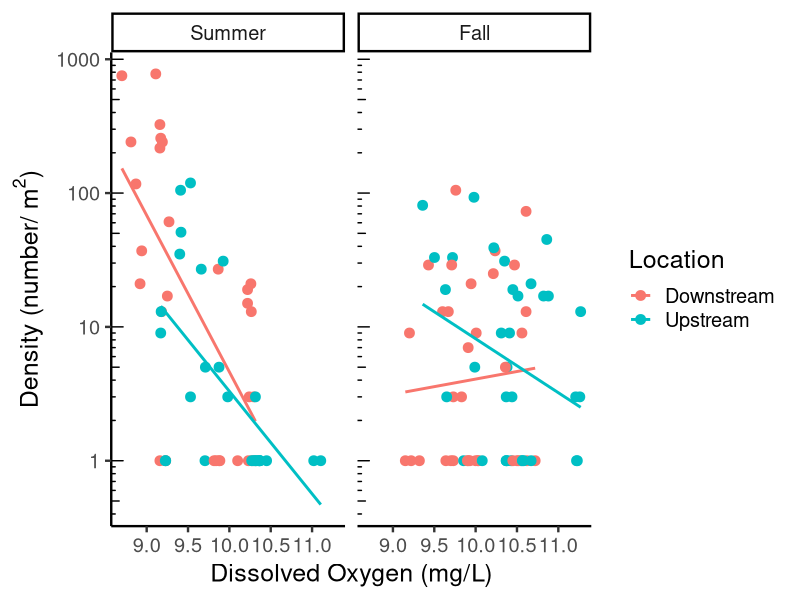
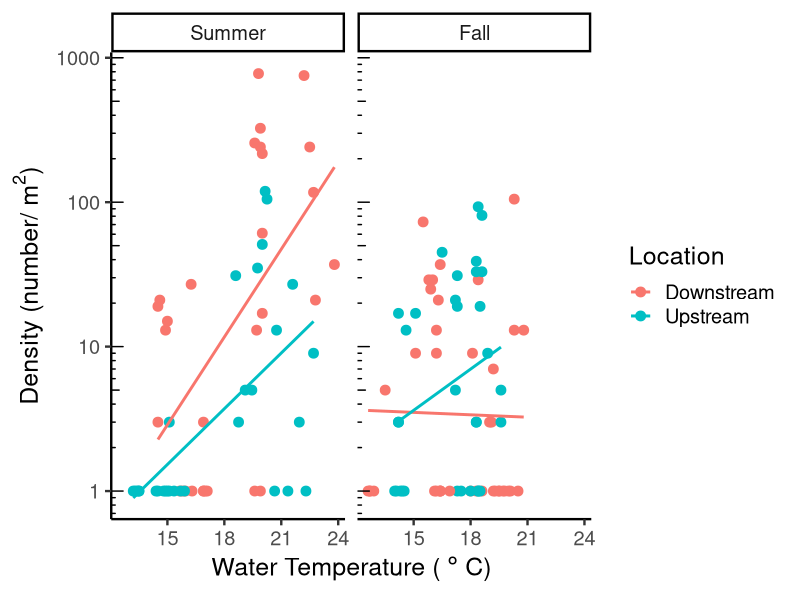
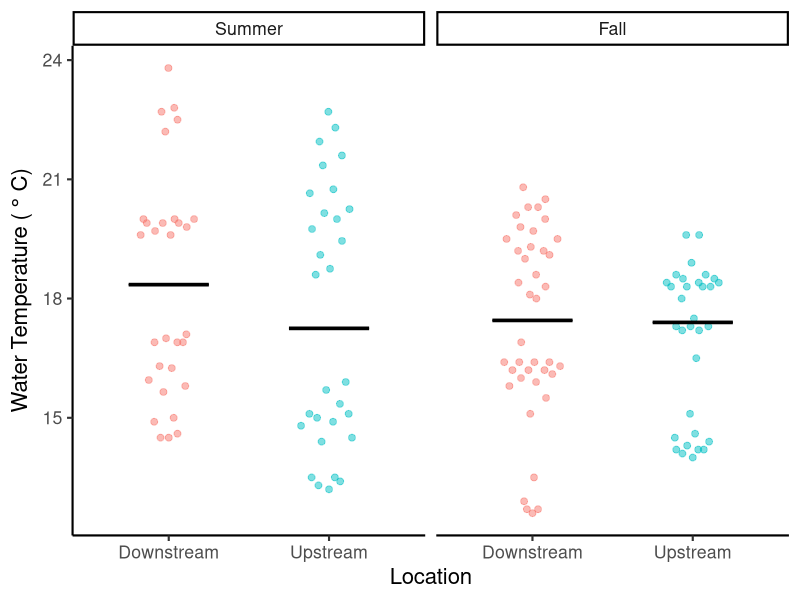
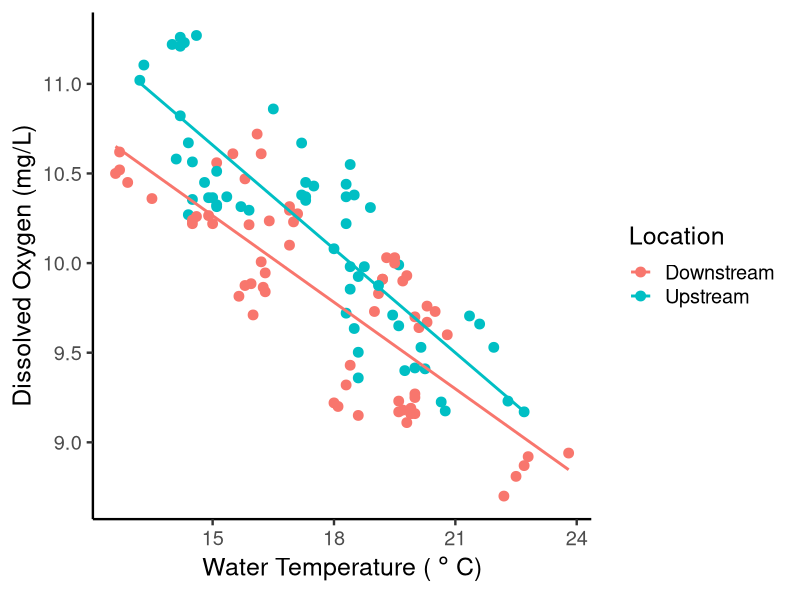

Here is the R script that generated these plots, in order:
## ---- chunk 1
#| label: setup
#| message: false
#| warning: false

library(tidyverse) ## for readr, dplyr, ggplot2
#library(vegan) ## for calculating diversity measures (you can remove this if you are not calculating diversity measures)
library(ggbeeswarm) ## for jittering points (you can remove this is you did not use a dotplotv)
library(flextable) ## for making formatted tables that can be pasted into Word or Google Docs

## ---- chunk 2
#| label: import data

env <- read_csv("data/env.csv",
                 col_types = cols(date = col_date(format = "%Y-%m-%d"),
                  
                  location = col_factor(levels = c(
                    "Downstream","Upstream")), 
                  
                  season = col_factor(levels = c("Summer","Fall")), 
                  
                  year = col_factor()
                 )) 

macros <- read_csv("data/macros.csv",
                 col_types = cols(date = col_date(format = "%Y-%m-%d"),
                  
                  location = col_factor(levels = c(
                    "Downstream","Upstream")), 
                  
                  season = col_factor(levels = c("Summer","Fall")), 
                  
                  year = col_factor()
                 )) 


master.taxa <- read_csv("data/master.taxa.csv",
                        show_col_types = FALSE) %>% 
  distinct()


## ---- chunk 3
#| label: data wrangling
#| message: false
#| warning: false

#calculate limpet density for each sampleID
limpet.density <- macros %>% 
  
  #join taxa info
  left_join(., master.taxa) %>%
  
  # Summarize for each sampleID and each family 
  # change group_by function to remove or add grouping variables as needed 
  # if you want a specific group of organisms, add that column name into 
  # the list of grouping variables (family, organism_aggr, FFG, etc)
  # then filter for the organism or group you want
  group_by(sampleID, family) %>% 
  dplyr::summarise (density = sum(invDens, na.rm = TRUE)) %>% 

  #fill in group combos where there were none present with zeros
  ungroup() %>% 
  complete(sampleID, family,
           fill = list(density = 0)) %>% 
  
  #filter for limpets
  filter(family == "Ancylidae")

#get sample info
sample.info <- macros %>%
  select(date, sampleID, season, year, location, benthicArea) %>% 
  distinct()

#add sample info back to density data
limpet.density <- left_join(limpet.density, sample.info)


#select desired variables from env
env2 <- env %>% 
  select(date, sampleID, season, year, location, 
         pH, DO, wTemp, light, flow, turb, cond, 
         mon.precip, mon.ADD, max.discharge) 

#add env variables to density data
limpet.df <- left_join(limpet.density, env2) %>% 
  filter(year != "2018")



## ---- chunk 4
#| label: sample table
#| tbl-cap: Unformatted Summary Table
#| message: false
#| warning: false

table.sum <- limpet.df %>%  #put the name of your wrangled data here
  
  #summarize by date, season, & location (to get number of microhabs and area sampled per date)
  group_by(date, season, location) %>% 
  summarize(
    area = sum(benthicArea),
    samples = n()
  ) %>% 
  
  #summarize by season & location 
  group_by(season, location) %>% 
  summarize(
    dates = str_c(date, collapse = ", "),
    samples = sum(samples),
    area = sum(area),
  )  


table.sum


## ---- chunk 5
#| label: formatted sample table
#| tbl-cap: Summary Table
#| include: true


#To get a formatted table, make sure that the {flextable} package is loaded
#Use additional code to create the summary table called "table.sum"
#If you want to format the table yourself, then don't use this code

#see https://davidgohel.github.io/flextable/ for more information and formatting options


#create the formatted table
ft <- flextable(table.sum)

#create header labels
ft <- set_header_labels(ft,
                        season = "Season",
                        location = "Location",
                        dates = "Dates",
                        samples = "# of Samples",
                        area = "Total Area Sampled (m^2)"
                        )

#format superscript
ft <- compose( 
  ft, j = "area", part="header",
  value = as_paragraph(
    "Total Area Sampled (m", 
    as_sup("2"),
    ")"
  )
)

#bold the headings
ft <- bold(ft, part="header")

ft <- merge_v(ft, j = ~ season)

#set table properties
ft <- set_table_properties(ft, layout = "autofit", width = 1)


#add lines between year x season
ft <- theme_vanilla(ft) %>% 
  fontsize(size = 10)

#center columns
ft <- align(ft, align = "center", part = "all" )

ft <- fix_border_issues(ft)

#print the table
#right click on the table, choose select all, 
#choose copy, then paste in your document
#finish formatting as needed in your document
ft

## ---- chunk 6
#| label: weather table
#| tbl-cap: Unformatted Weather Table
#| message: false
#| warning: false

#before you run this code, make sure your dataframe has all the necessary columns
#you need season, year, location, mon.ADD, mon.precip

weather.sum <- limpet.df %>%  #put the name of your wrangled data here
    group_by(season, year) %>% 
  summarize(
    mon.ADD = round(mean(mon.ADD, na.rm=TRUE), digits=0),
    mon.precip = round(mean(mon.precip, na.rm=TRUE), digits=0)
  )  

weather.sum

## ---- chunk 7
#| label: formatted weather table
#| tbl-cap: Weather Table
#| include: true

#To get a formatted table, make sure that the {flextable} package is loaded
#If you want to format the table yourself, then don't use this code

#see https://davidgohel.github.io/flextable/ for more information and formatting options

#create the formatted table
ft <- flextable(weather.sum)

#create header labels
ft <- set_header_labels(ft,
                        season = "Season",
                        year = "Year",
                        mon.ADD = "Monthly Accumulated Degree Days",
                        mon.precip = "Monthly Total Precipitation (mm)"
                        )

#bold the headings
ft <- bold(ft, part="header")

ft <- merge_v(ft, j = ~ season + year)

#set table properties
ft <- set_table_properties(ft, layout = "autofit", width = 1)

#add lines between year x season
ft <- theme_vanilla(ft) %>% 
  fontsize(size = 10)

#center columns
ft <- align(ft, align = "center", part = "all" )

ft <- fix_border_issues(ft)

#print the table
#right click on the table, choose select all, 
#choose copy, then paste in your document
#finish formatting as needed in your document
ft


## ---- chunk 8
#| label: descriptive stats
#| message: false
#| warning: false

# the code below will calculate descriptive statistics for a variable of interest grouped by another variable

density.sum <- limpet.df %>% # put the name of the data frame here
  filter(!is.na(density)) %>% # remove missing values from the variable of interest
  group_by(season, location) %>% # put the name of the grouping variable(s) here
  summarize(mean = mean(density), # put the name of the variable you want to summarize in this & following blanks
            median = median(density), 
            SD = sd(density), 
            IQR = IQR(density), 
            min = min(density),
            max = max(density),
            N = n())

density.sum


DO.sum <- limpet.df %>% # put the name of the data frame here
  filter(!is.na(DO)) %>% # remove missing values from the variable of interest
  group_by(season, location) %>% # put the name of the grouping variable(s) here
  summarize(mean = mean(DO), # put the name of the variable you want to summarize in this & following blanks
            median = median(DO), 
            SD = sd(DO), 
            IQR = IQR(DO), 
            min = min(DO),
            max = max(DO),
            N = n())
DO.sum


wTemp.sum <- limpet.df %>% # put the name of the data frame here
  filter(!is.na(wTemp)) %>% # remove missing values from the variable of interest
  group_by(season, location) %>% # put the name of the grouping variable(s) here
  summarize(mean = mean(wTemp), # put the name of the variable you want to summarize in this & following blanks
            median = median(wTemp), 
            SD = sd(wTemp), 
            IQR = IQR(wTemp), 
            min = min(wTemp),
            max = max(wTemp),
            N = n())
wTemp.sum

## ---- chunk 9
#| label: limpet density vs DO graph
#| message: false


# this code will make a scatter plot with each graphed on a log-scale axis

limpet.df %>% 
  filter(!is.na(DO)) %>% 

ggplot(
  data = ., 
  aes(x = DO, y = density+1, color = location)) + 
  geom_point(size = 3) +                   #play with the point attributes as needed
  geom_smooth(method = "lm", se = FALSE) + #adds line of best fit
  ylab(bquote("Density (number/"~m^2*")")) +
  xlab("Dissolved Oxygen (mg/L)") +
  labs(color = "Location") +
  theme_classic(base_size = 18) +
  scale_y_log10() +     #changes y-axis to log-scale
  annotation_logticks(sides = "l") + # adds log-scale tick marks 
  facet_wrap(vars(season))   

#see the resources below for some additional options to make a nice scatter plot 
# https://www.datanovia.com/en/lessons/ggplot-scatter-plot/
# https://ggplot2.tidyverse.org/index.html

## ---- chunk 10
#| label: limpet density vs wTemp graph
#| message: false


# this code will make a scatter plot with each graphed on a log-scale axis

limpet.df %>% 
  filter(!is.na(wTemp)) %>% 

ggplot(
  data = ., 
  aes(x = wTemp, y = density+1, color = location)) + 
  geom_point(size = 3) +                   #play with the point attributes as needed
  geom_smooth(method = "lm", se = FALSE) + #adds line of best fit
  ylab(bquote("Density (number/"~m^2*")")) +
  xlab("Water Temperature ("~degree~"C)") +
  labs(color = "Location") +
  theme_classic(base_size = 18) +
  scale_y_log10() +     #changes y-axis to log-scale
  annotation_logticks(sides = "l") + # adds log-scale tick marks 
  facet_wrap(vars(season))   

#see the resources below for some additional options to make a nice scatter plot 
# https://www.datanovia.com/en/lessons/ggplot-scatter-plot/
# https://ggplot2.tidyverse.org/index.html
## ---- chunk 11

#| label: wTemp vs season and location

limpet.df %>% 
  filter(!is.na(wTemp)) %>% 

ggplot(
  data = .,   
  aes(x = location, y = wTemp,   
      fill = location, color = location)) + 
  geom_quasirandom( 
    shape=21, size=2, alpha = 0.5, width=0.2, 
    dodge.width = 1,  show.legend = FALSE) + 
  stat_summary(fun = median, 
               fun.min = median, 
               fun.max = median, 
               geom = "crossbar", na.rm = TRUE,
               width = 0.5, size = 0.5, 
               color = "black",
               position=position_dodge(width=1), 
               show.legend = FALSE) + 
  ylab("Water Temperature ("~degree~"C)") +
  xlab("Location") +
  coord_cartesian(expand=TRUE) +
  theme_classic(base_size=16) +
  facet_wrap(vars(season))   

## ---- chunk 12
#| label: DO vs wTemp graph
#| message: false

limpet.df %>% 
  filter(!is.na(DO), !is.na(wTemp)) %>% 

ggplot(
  data = ., 
  aes(x = wTemp, y = DO, color = location)) + 
  geom_point(size = 3) +                   #play with the point attributes as needed
  geom_smooth(method = "lm", se = FALSE) + #adds line of best fit
  ylab("Dissolved Oxygen (mg/L)") +
  xlab("Water Temperature ("~degree~"C)") +
  labs(color = "Location") +
  theme_classic(base_size = 18) 


## ---- chunk 13
#| label: sessionInfo

sessionInfo()

## ---- chunk 14
#| label: cite R

#citation info for base R 
citation()

## ---- chunk 15
#| label: cite tidyverse

#citation info for base R 
citation("tidyverse")
